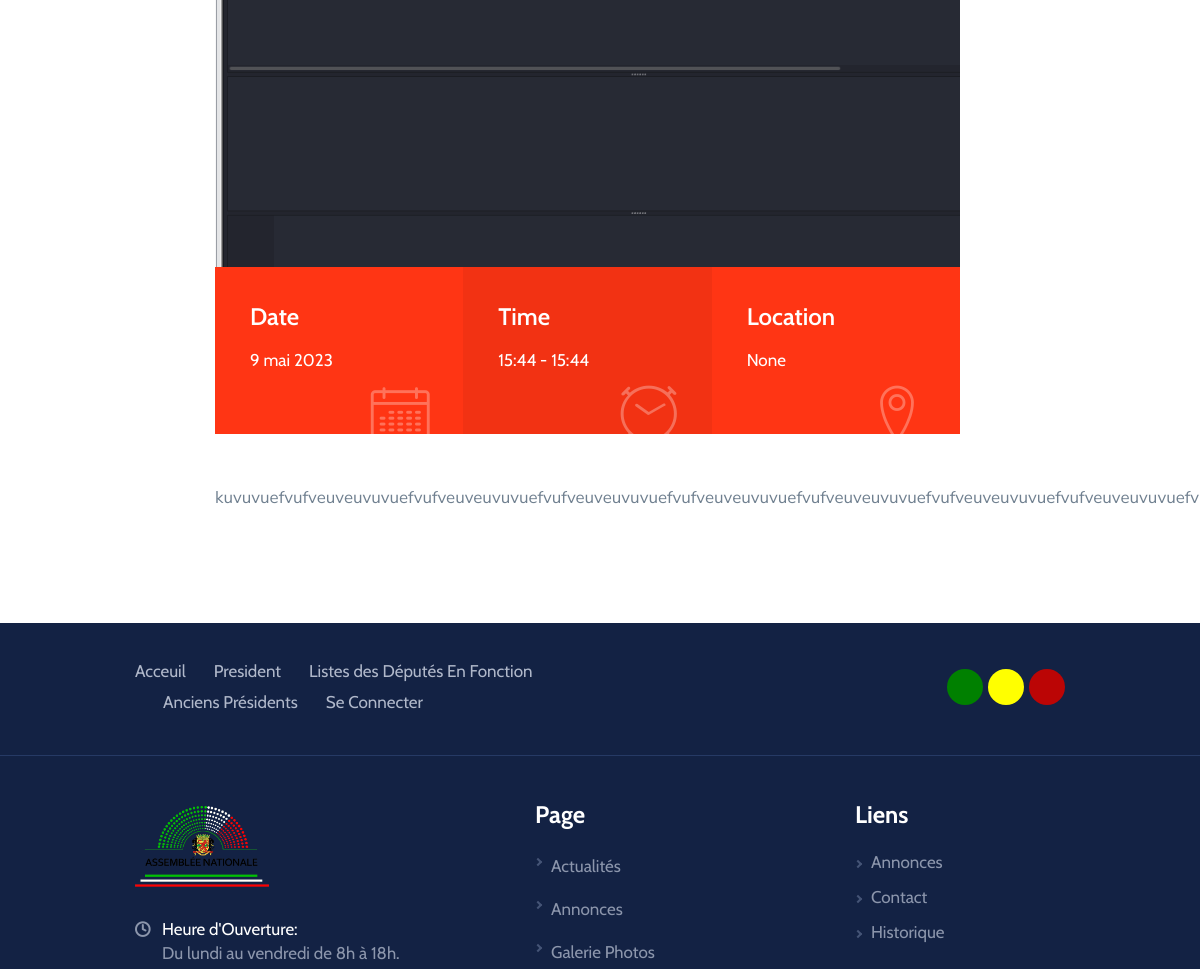
Before: /Evenement_detail/1 (middle part) with the older database file.
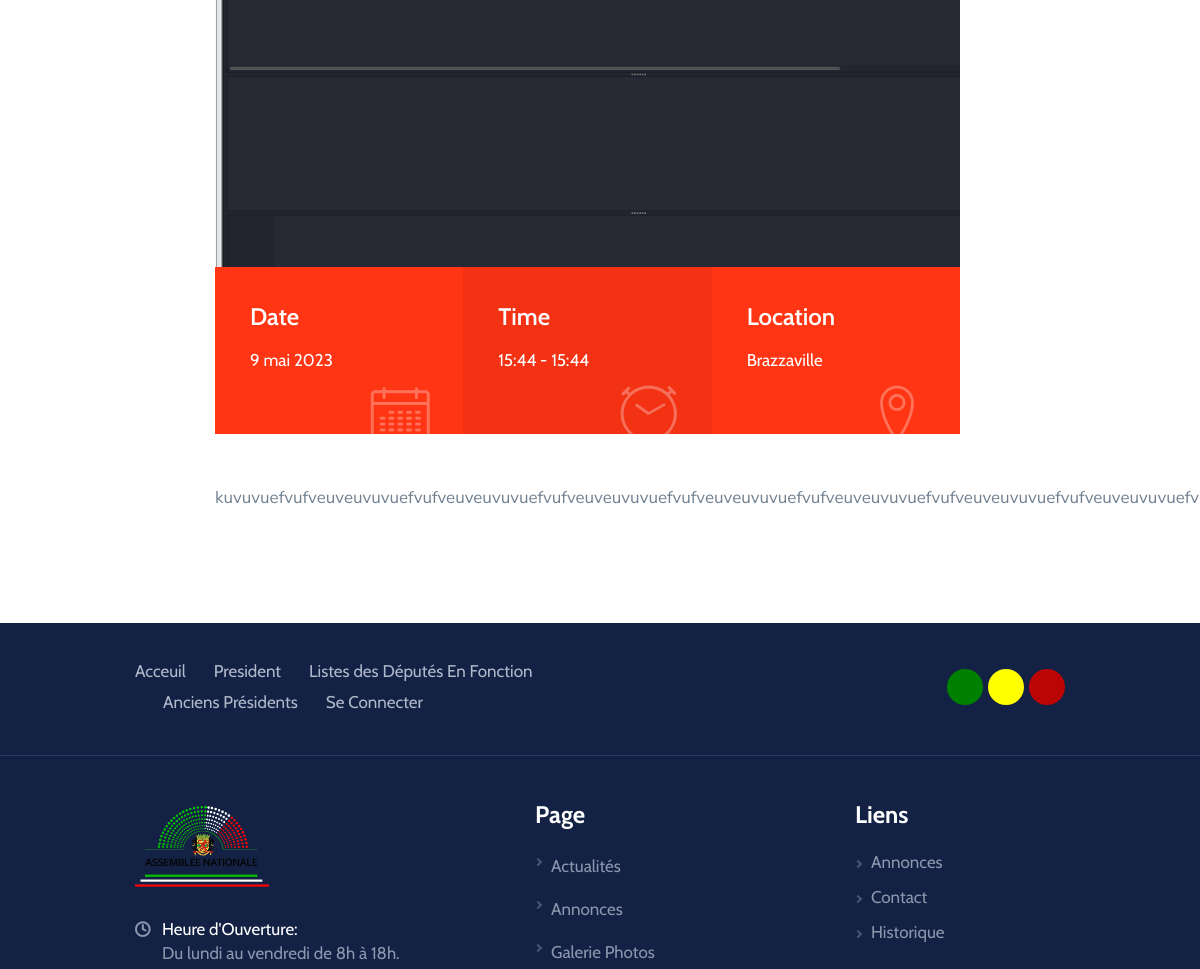
After: the same page with the newer database file.
### web/models.py (models this page shows, shortened)
class EvenementHemicycle(models.Model):
    nom = models.CharField(max_length=255)
    content = HTMLField()
    image = models.ImageField(upload_to="EvenemenetsHemicycle/images/")
    date = models.DateField()
    heureDebut = models.TimeField()
    heureFin = models.TimeField()
    lieu = models.CharField(max_length=50, null=True, blank=True)

### web/views.py (the view)
# urls.py: path('Evenement_detail/<str:pk>', views.evenement_detail, name='Evenement_detail'),
def evenement_detail(request, pk):
    event = EvenementHemicycle.objects.get(pk=pk)
    context = {'event':event}
    return render(request,'web/evenementDetail.html', context)

### web/templates/web/evenementDetail.html (shortened to what this page needs)
{% extends 'web/base.html' %}
{% block content %}
<main>
    <article class="ItemfullBlock pt-7 pb-7 pt-md-10 pb-md-9 pt-lg-14 pb-lg-13 pt-xl-22 pb-xl-19">
        <div class="container">
            <div class="row">
                <div class="col-12 col-lg-10 col-md-10 offset-lg-1 offset-md-1 mb-6">
                    <div class="pr-lg-5 pr-xl-15 bodyFontAlter">
                        <header class="dtlItemHeader mt-n1 mb-10">
                            <div class="imgHolder">
                                <img src="{{event.image.url}}" class="img-fluid w-100" alt="image description">
                            </div>
                            <address class="mb-0 dtlhDress fontAlter">
                                <div class="row no-gutters">
                                    <div class="col-12 col-sm-4 px-4 px-md-7 pt-6 pb-12">
                                        <strong class="d-block title fwSemiBold mb-2">Date</strong>
                                        <span class="d-block">
                                            <time datetime="2011-01-12">{{event.date|date}}</time>
                                        </span>
                                        <i class="icomoon-calendar icnWatermark"><span class="sr-only">icon</span></i>
                                    </div>
                                    <div class="col-12 col-sm-4 px-4 px-md-7 pt-6 pb-12">
                                        <strong class="d-block title fwSemiBold mb-2">Time</strong>
                                        <span class="d-block">
                                            <time datetime="2011-01-12">{{event.heureDebut}} - {{event.heureFin}}</time>
                                        </span>
                                        <i class="icomoon-clocko icnWatermark"><span class="sr-only">icon</span></i>
                                    </div>
                                    <div class="col-12 col-sm-4 px-4 px-md-7 pt-6 pb-12">
                                        <strong class="d-block title fwSemiBold mb-2">Location</strong>
                                        <span class="d-block">{{event.lieu}}</span>
                                        <i class="icomoon-locationpin icnWatermark"><span class="sr-only">icon</span></i>
                                    </div>
                                </div>
                            </address>
                        </header>
                        <p class="mb-6">{{event.content|safe}}</p>
                    </div>
                </div>
            </div>
        </div>
    </article>
</main>
{% endblock content %}

Changed rows visible on the page:
changed EvenementHemicycle: lieu "None" → "Brazzaville"
